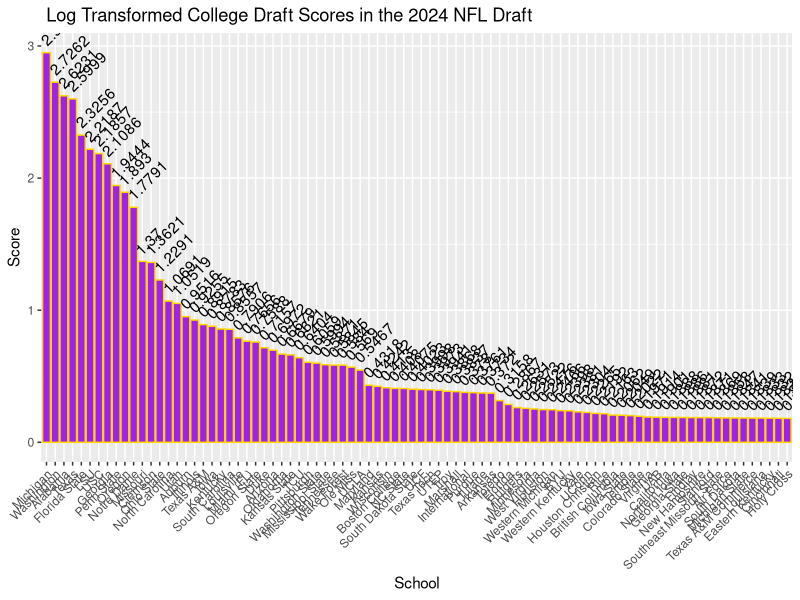

This chart was generated by the following R code:
library(tidyverse)

draft_df <- read.csv("draft.csv")

log_bias <- exp(1) - 1

draft_scores <- function(years, num_teams, transformation) {
    draft_picks <- draft_df %>%
        select(paste0("X", as.character(years))) %>%
        mutate(pick = rownames(.)) %>%
        pivot_longer(cols = colnames(select(., -pick)), names_to = "year") %>%
        group_by(value, year) %>%
        summarize(pick = list(pick)) %>%
        pivot_wider(names_from = year, values_from = pick) %>%
        filter(value != "") %>%
        rowwise() %>%
        mutate(picks = list(c_across(everything()))) %>%
        ungroup() %>%
        select(value, picks)
    
    pivot_df <- t(draft_picks$picks)
    colnames(pivot_df) <- draft_picks$value
    
    if (transformation == "reciprocal") {
        tukey <- function(x) {
            sum(1 / as.numeric(unlist(x)))
        }
    } else if (transformation == "root") {
        tukey <- function(x) {
            sum(1 / sqrt(as.numeric(unlist(x))))
        }
    } else if (transformation == "log") {
        tukey <- function(x) {
            sum(1 / log(as.numeric(unlist(x)) + log_bias))
        }
    } else {
        return("Transformations must be either 'reciprocal', 'root', or 'log'")
    }
    
    scores_df <- as.data.frame(sort(apply(pivot_df, 2, tukey), 
                                    decreasing = TRUE))
    colnames(scores_df) <- "score"
    
    if (is.numeric(num_teams)) {
        scores_df <- head(scores_df, num_teams)
        top_teams <- paste("Top", num_teams)
    } else if (num_teams == "all") {
        top_teams <- ""
    } else {
        return(gsub("\\\n", "", "The number of teams must either be numeric or
 'all' for all teams"))
    }
    
    p <- ggplot(data = scores_df, 
           aes(x = reorder(rownames(scores_df), -score), y = score)) +
        geom_col(fill = "purple", color = "gold") +
        geom_text(aes(label = round(score, 4)), 
                  position = position_dodge(width = 0.9), 
                  angle = 45, hjust = -0.1, vjust = -0.3) +
        labs(title = paste(top_teams, str_to_title(transformation), 
                           "Transformed College Draft Scores in the",
                           paste(years, collapse = ", "), "NFL Draft"), 
             x = "School", y = "Score") +
        theme(axis.text.x = element_text(angle = 45, hjust = 1), 
              legend.position = "none")
    return(p)
}

scores <- draft_scores(2024, "all", "log")
scores
